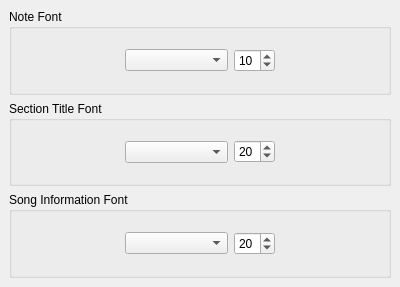
  <widget class="QDockWidget" name="fontDock">
   <property name="sizePolicy">
    <sizepolicy hsizetype="Preferred" vsizetype="Preferred">
     <horstretch>0</horstretch>
     <verstretch>0</verstretch>
    </sizepolicy>
   </property>
   <property name="minimumSize">
    <size>
     <width>400</width>
     <height>287</height>
    </size>
   </property>
   <property name="toolTip">
    <string>Score Fonts</string>
   </property>
   <property name="statusTip">
    <string>Set the fonts used to display the Score</string>
   </property>
   <property name="whatsThis">
    <string>&lt;!DOCTYPE HTML PUBLIC &quot;-//W3C//DTD HTML 4.0//EN&quot; &quot;http://www.w3.org/TR/REC-html40/strict.dtd&quot;&gt;
&lt;html&gt;&lt;head&gt;&lt;meta name=&quot;qrichtext&quot; content=&quot;1&quot; /&gt;&lt;style type=&quot;text/css&quot;&gt;
p, li { white-space: pre-wrap; }
&lt;/style&gt;&lt;/head&gt;&lt;body style=&quot; font-family:'MS Shell Dlg 2'; font-size:8.25pt; font-weight:400; font-style:normal;&quot;&gt;
&lt;p style=&quot; margin-top:0px; margin-bottom:0px; margin-left:0px; margin-right:0px; -qt-block-indent:0; text-indent:0px;&quot;&gt;&lt;span style=&quot; font-size:8pt;&quot;&gt;There are 3 fonts used to display the Score, and they can be set in this dialog.&lt;/span&gt;&lt;/p&gt;
&lt;p style=&quot;-qt-paragraph-type:empty; margin-top:0px; margin-bottom:0px; margin-left:0px; margin-right:0px; -qt-block-indent:0; text-indent:0px; font-size:8pt;&quot;&gt;&lt;/p&gt;
&lt;p style=&quot; margin-top:0px; margin-bottom:0px; margin-left:0px; margin-right:0px; -qt-block-indent:0; text-indent:0px;&quot;&gt;&lt;span style=&quot; font-size:8pt;&quot;&gt;- The &amp;quot;Note Font&amp;quot; is used to display the notes themselves, the measure count, and any repeat indicators.&lt;/span&gt;&lt;/p&gt;
&lt;p style=&quot;-qt-paragraph-type:empty; margin-top:0px; margin-bottom:0px; margin-left:0px; margin-right:0px; -qt-block-indent:0; text-indent:0px; font-size:8pt;&quot;&gt;&lt;/p&gt;
&lt;p style=&quot; margin-top:0px; margin-bottom:0px; margin-left:0px; margin-right:0px; -qt-block-indent:0; text-indent:0px;&quot;&gt;&lt;span style=&quot; font-size:8pt;&quot;&gt;- The &amp;quot;Section Title Font&amp;quot; is used to display section titles.&lt;/span&gt;&lt;/p&gt;
&lt;p style=&quot;-qt-paragraph-type:empty; margin-top:0px; margin-bottom:0px; margin-left:0px; margin-right:0px; -qt-block-indent:0; text-indent:0px; font-size:8pt;&quot;&gt;&lt;/p&gt;
&lt;p style=&quot; margin-top:0px; margin-bottom:0px; margin-left:0px; margin-right:0px; -qt-block-indent:0; text-indent:0px;&quot;&gt;&lt;span style=&quot; font-size:8pt;&quot;&gt;- The &amp;quot;Song Properties Font&amp;quot; is used to display the song details, such as name, artist, etc.&lt;/span&gt;&lt;/p&gt;
&lt;p style=&quot;-qt-paragraph-type:empty; margin-top:0px; margin-bottom:0px; margin-left:0px; margin-right:0px; -qt-block-indent:0; text-indent:0px; font-size:8pt;&quot;&gt;&lt;/p&gt;&lt;/body&gt;&lt;/html&gt;</string>
   </property>
   <property name="floating">
    <bool>true</bool>
   </property>
   <property name="features">
    <set>QDockWidget::AllDockWidgetFeatures</set>
   </property>
   <property name="allowedAreas">
    <set>Qt::NoDockWidgetArea</set>
   </property>
   <property name="windowTitle">
    <string>Fonts</string>
   </property>
   <attribute name="dockWidgetArea">
    <number>1</number>
   </attribute>
   <widget class="QWidget" name="dockWidgetContents_2">
    <layout class="QVBoxLayout" name="verticalLayout_2">
     <item>
      <widget class="QGroupBox" name="groupBox_4">
       <property name="toolTip">
        <string>Change the font used to display notes</string>
       </property>
       <property name="statusTip">
        <string>Change the font used to display notes</string>
       </property>
       <property name="whatsThis">
        <string>&lt;!DOCTYPE HTML PUBLIC &quot;-//W3C//DTD HTML 4.0//EN&quot; &quot;http://www.w3.org/TR/REC-html40/strict.dtd&quot;&gt;
&lt;html&gt;&lt;head&gt;&lt;meta name=&quot;qrichtext&quot; content=&quot;1&quot; /&gt;&lt;style type=&quot;text/css&quot;&gt;
p, li { white-space: pre-wrap; }
&lt;/style&gt;&lt;/head&gt;&lt;body style=&quot; font-family:'MS Shell Dlg 2'; font-size:8.25pt; font-weight:400; font-style:normal;&quot;&gt;
&lt;p style=&quot; margin-top:0px; margin-bottom:0px; margin-left:0px; margin-right:0px; -qt-block-indent:0; text-indent:0px;&quot;&gt;&lt;span style=&quot; font-size:8pt;&quot;&gt;Change the font used to display notes&lt;/span&gt;&lt;/p&gt;
&lt;p style=&quot;-qt-paragraph-type:empty; margin-top:0px; margin-bottom:0px; margin-left:0px; margin-right:0px; -qt-block-indent:0; text-indent:0px; font-size:8pt;&quot;&gt;&lt;/p&gt;
&lt;p style=&quot; margin-top:0px; margin-bottom:0px; margin-left:0px; margin-right:0px; -qt-block-indent:0; text-indent:0px;&quot;&gt;&lt;span style=&quot; font-size:8pt;&quot;&gt;The score editing window uses this setting to display the notes in the score. Changing the font and/or size here will affect how these are displayed.&lt;/span&gt;&lt;/p&gt;
&lt;p style=&quot;-qt-paragraph-type:empty; margin-top:0px; margin-bottom:0px; margin-left:0px; margin-right:0px; -qt-block-indent:0; text-indent:0px; font-size:8pt;&quot;&gt;&lt;/p&gt;
&lt;p style=&quot; margin-top:0px; margin-bottom:0px; margin-left:0px; margin-right:0px; -qt-block-indent:0; text-indent:0px;&quot;&gt;&lt;span style=&quot; font-size:8pt;&quot;&gt;This setting is also used to determine the font for: the drum key; the measure counts; and the drum name abbreviations at the left hand side of each staff.&lt;/span&gt;&lt;/p&gt;&lt;/body&gt;&lt;/html&gt;</string>
       </property>
       <property name="title">
        <string>Note Font</string>
       </property>
       <layout class="QHBoxLayout" name="horizontalLayout_3">
        <item>
         <spacer name="horizontalSpacer_5">
          <property name="orientation">
           <enum>Qt::Horizontal</enum>
          </property>
          <property name="sizeHint" stdset="0">
           <size>
            <width>40</width>
            <height>20</height>
           </size>
          </property>
         </spacer>
        </item>
        <item>
         <widget class="QComboBox" name="noteFontComboBox">
          <property name="sizePolicy">
           <sizepolicy hsizetype="Expanding" vsizetype="Fixed">
            <horstretch>0</horstretch>
            <verstretch>0</verstretch>
           </sizepolicy>
          </property>
         </widget>
        </item>
        <item>
         <widget class="QSpinBox" name="noteSizeSpinBox">
          <property name="focusPolicy">
           <enum>Qt::NoFocus</enum>
          </property>
          <property name="statusTip">
           <string>Size of notes.</string>
          </property>
          <property name="minimum">
           <number>6</number>
          </property>
          <property name="maximum">
           <number>30</number>
          </property>
          <property name="value">
           <number>10</number>
          </property>
         </widget>
        </item>
        <item>
         <spacer name="horizontalSpacer_3">
          <property name="orientation">
           <enum>Qt::Horizontal</enum>
          </property>
          <property name="sizeHint" stdset="0">
           <size>
            <width>0</width>
            <height>20</height>
           </size>
          </property>
         </spacer>
        </item>
       </layout>
      </widget>
     </item>
     <item>
      <widget class="QGroupBox" name="groupBox_5">
       <property name="toolTip">
        <string>Change the font used to display section titles</string>
       </property>
       <property name="statusTip">
        <string>Change the font used to display section titles</string>
       </property>
       <property name="whatsThis">
        <string>Change the font used to display section titles

The score editing window uses the font selected here to display the section titles in the score.</string>
       </property>
       <property name="title">
        <string>Section Title Font</string>
       </property>
       <layout class="QHBoxLayout" name="horizontalLayout_5">
        <item>
         <spacer name="horizontalSpacer_6">
          <property name="orientation">
           <enum>Qt::Horizontal</enum>
          </property>
          <property name="sizeHint" stdset="0">
           <size>
            <width>40</width>
            <height>20</height>
           </size>
          </property>
         </spacer>
        </item>
        <item>
         <widget class="QComboBox" name="sectionFontCombo">
          <property name="sizePolicy">
           <sizepolicy hsizetype="Expanding" vsizetype="Fixed">
            <horstretch>0</horstretch>
            <verstretch>0</verstretch>
           </sizepolicy>
          </property>
         </widget>
        </item>
        <item>
         <widget class="QSpinBox" name="sectionFontSizeSpinbox">
          <property name="focusPolicy">
           <enum>Qt::NoFocus</enum>
          </property>
          <property name="statusTip">
           <string>Size of section titles.</string>
          </property>
          <property name="minimum">
           <number>8</number>
          </property>
          <property name="maximum">
           <number>48</number>
          </property>
          <property name="value">
           <number>20</number>
          </property>
         </widget>
        </item>
        <item>
         <spacer name="horizontalSpacer_4">
          <property name="orientation">
           <enum>Qt::Horizontal</enum>
          </property>
          <property name="sizeHint" stdset="0">
           <size>
            <width>0</width>
            <height>20</height>
           </size>
          </property>
         </spacer>
        </item>
       </layout>
      </widget>
     </item>
     <item>
      <widget class="QGroupBox" name="groupBox_6">
       <property name="toolTip">
        <string>Change the font used to display the score information</string>
       </property>
       <property name="statusTip">
        <string>Change the font used to display the score information</string>
       </property>
       <property name="whatsThis">
        <string>Change the font used to display the score information

The score editing window uses the font selected here to display the score information: the song title, artist name, tabber name and BPM.</string>
       </property>
       <property name="title">
        <string>Song Information Font</string>
       </property>
       <layout class="QHBoxLayout" name="horizontalLayout_4">
        <item>
         <spacer name="horizontalSpacer_7">
          <property name="orientation">
           <enum>Qt::Horizontal</enum>
          </property>
          <property name="sizeHint" stdset="0">
           <size>
            <width>40</width>
            <height>20</height>
           </size>
          </property>
         </spacer>
        </item>
        <item>
         <widget class="QComboBox" name="metadataFontCombo">
          <property name="sizePolicy">
           <sizepolicy hsizetype="Expanding" vsizetype="Fixed">
            <horstretch>0</horstretch>
            <verstretch>0</verstretch>
           </sizepolicy>
          </property>
         </widget>
        </item>
        <item>
         <widget class="QSpinBox" name="metadataFontSizeSpinbox">
          <property name="focusPolicy">
           <enum>Qt::NoFocus</enum>
          </property>
          <property name="statusTip">
           <string>Size of section titles.</string>
          </property>
          <property name="minimum">
           <number>8</number>
          </property>
          <property name="maximum">
           <number>48</number>
          </property>
          <property name="value">
           <number>20</number>
          </property>
         </widget>
        </item>
        <item>
         <spacer name="horizontalSpacer">
          <property name="orientation">
           <enum>Qt::Horizontal</enum>
          </property>
          <property name="sizeHint" stdset="0">
           <size>
            <width>0</width>
            <height>20</height>
           </size>
          </property>
         </spacer>
        </item>
       </layout>
      </widget>
     </item>
    </layout>
   </widget>
  </widget>
